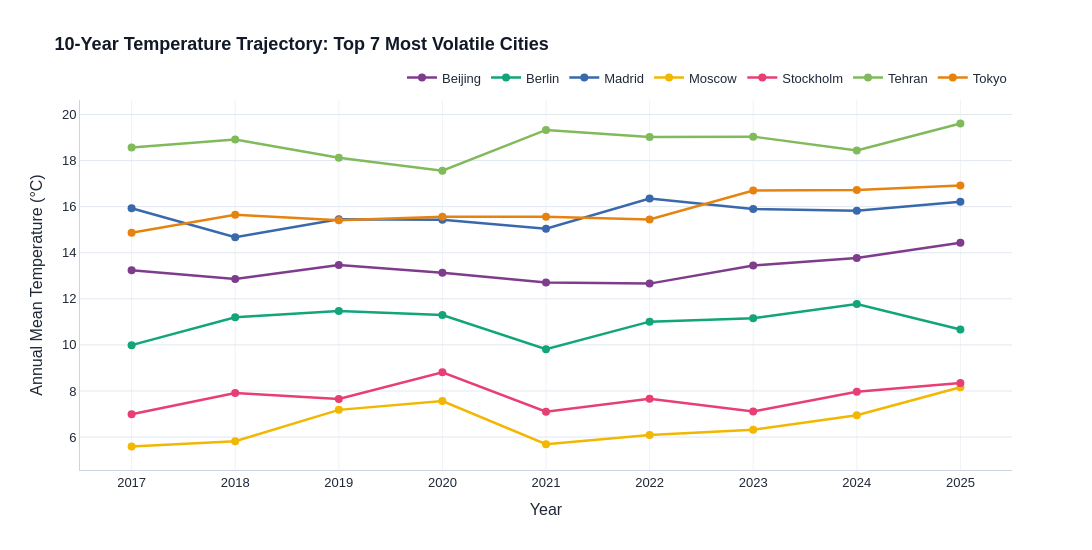

Source (notebook cell):
### Code cell
# Query the Top 7 cities with the highest temperature spread across the decade
top_volatile_cities_query = """
SELECT 
    city,
    ROUND(MAX(annual_mean_temp) - MIN(annual_mean_temp), 2) AS temp_swing,
    ROUND(STDDEV(annual_mean_temp), 2) AS volatility_score
FROM df_volatility
GROUP BY city
ORDER BY temp_swing DESC
LIMIT 7
"""

top_7_df = duckdb.sql(top_volatile_cities_query).df()
top_7_cities = top_7_df["city"].tolist()

print(f"Top 7 Most Fluctuation-Prone Cities: {top_7_cities}")

# Filter annual data for these 7 cities
df_top7 = df_volatility[df_volatility["city"].isin(top_7_cities)]

fig_line = px.line(
    df_top7,
    x="year",
    y="annual_mean_temp",
    color="city",
    markers=True,
    title="<b>10-Year Temperature Trajectory: Top 7 Most Volatile Cities</b>",
    labels={
        "year": "Year",
        "annual_mean_temp": "Annual Mean Temperature (°C)",
        "city": "Metropolis"
    },
    color_discrete_sequence=px.colors.qualitative.Bold
)

fig_line.update_traces(
    line=dict(width=2.5),
    marker=dict(size=8, symbol="circle")
)

fig_line.update_layout(
    template="plotly_white",
    width=1150,
    height=550,
    font=dict(family="Arial, sans-serif", size=13, color="#1f2937"),
    title_font=dict(size=18, color="#111827"),
    hovermode="x unified",
    xaxis=dict(
        tickmode="linear", 
        dtick=1,
        showgrid=True,
        gridcolor="#f0f2f5",
        linecolor="#cbd5e1"
    ),
    yaxis=dict(
        showgrid=True,
        gridcolor="#e2e8f0",
        linecolor="#cbd5e1",
        zeroline=False
    ),
    legend=dict(
        orientation="h",
        yanchor="bottom",
        y=1.02,
        xanchor="right",
        x=1,
        title=None
    )
)

fig_line.show(config=config)

### Figure 1 — Plotly figure (JSON) as saved in the notebook; plotly's stock layout.template omitted (floating-point values rounded to 4 significant figures)
{"data": [{"hovertemplate": "Metropolis=Beijing<br>Year=%{x}<br>Annual Mean Temperature (°C)=%{y}<extra></extra>", "legendgroup": "Beijing", "line": {"color": "rgb(127, 60, 141)", "dash": "solid", "width": 2.5}, "marker": {"size": 8, "symbol": "circle"}, "mode": "lines+markers", "name": "Beijing", "orientation": "v", "showlegend": true, "type": "scatter", "x": [2017, 2018, 2019, 2020, 2021, 2022, 2023, 2024, 2025], "xaxis": "x", "y": [13.24, 12.86, 13.47, 13.13, 12.71, 12.66, 13.45, 13.77, 14.43], "yaxis": "y"}, {"hovertemplate": "Metropolis=Berlin<br>Year=%{x}<br>Annual Mean Temperature (°C)=%{y}<extra></extra>", "legendgroup": "Berlin", "line": {"color": "rgb(17, 165, 121)", "dash": "solid", "width": 2.5}, "marker": {"size": 8, "symbol": "circle"}, "mode": "lines+markers", "name": "Berlin", "orientation": "v", "showlegend": true, "type": "scatter", "x": [2017, 2018, 2019, 2020, 2021, 2022, 2023, 2024, 2025], "xaxis": "x", "y": [9.99, 11.2, 11.47, 11.3, 9.81, 11.01, 11.16, 11.77, 10.67], "yaxis": "y"}, {"hovertemplate": "Metropolis=Madrid<br>Year=%{x}<br>Annual Mean Temperature (°C)=%{y}<extra></extra>", "legendgroup": "Madrid", "line": {"color": "rgb(57, 105, 172)", "dash": "solid", "width": 2.5}, "marker": {"size": 8, "symbol": "circle"}, "mode": "lines+markers", "name": "Madrid", "orientation": "v", "showlegend": true, "type": "scatter", "x": [2017, 2018, 2019, 2020, 2021, 2022, 2023, 2024, 2025], "xaxis": "x", "y": [15.93, 14.67, 15.45, 15.43, 15.04, 16.35, 15.9, 15.82, 16.21], "yaxis": "y"}, {"hovertemplate": "Metropolis=Moscow<br>Year=%{x}<br>Annual Mean Temperature (°C)=%{y}<extra></extra>", "legendgroup": "Moscow", "line": {"color": "rgb(242, 183, 1)", "dash": "solid", "width": 2.5}, "marker": {"size": 8, "symbol": "circle"}, "mode": "lines+markers", "name": "Moscow", "orientation": "v", "showlegend": true, "type": "scatter", "x": [2017, 2018, 2019, 2020, 2021, 2022, 2023, 2024, 2025], "xaxis": "x", "y": [5.59, 5.82, 7.18, 7.56, 5.69, 6.09, 6.32, 6.95, 8.16], "yaxis": "y"}, {"hovertemplate": "Metropolis=Stockholm<br>Year=%{x}<br>Annual Mean Temperature (°C)=%{y}<extra></extra>", "legendgroup": "Stockholm", "line": {"color": "rgb(231, 63, 116)", "dash": "solid", "width": 2.5}, "marker": {"size": 8, "symbol": "circle"}, "mode": "lines+markers", "name": "Stockholm", "orientation": "v", "showlegend": true, "type": "scatter", "x": [2017, 2018, 2019, 2020, 2021, 2022, 2023, 2024, 2025], "xaxis": "x", "y": [6.99, 7.91, 7.65, 8.81, 7.1, 7.66, 7.11, 7.97, 8.35], "yaxis": "y"}, {"hovertemplate": "Metropolis=Tehran<br>Year=%{x}<br>Annual Mean Temperature (°C)=%{y}<extra></extra>", "legendgroup": "Tehran", "line": {"color": "rgb(128, 186, 90)", "dash": "solid", "width": 2.5}, "marker": {"size": 8, "symbol": "circle"}, "mode": "lines+markers", "name": "Tehran", "orientation": "v", "showlegend": true, "type": "scatter", "x": [2017, 2018, 2019, 2020, 2021, 2022, 2023, 2024, 2025], "xaxis": "x", "y": [18.57, 18.92, 18.12, 17.56, 19.33, 19.02, 19.04, 18.44, 19.61], "yaxis": "y"}, {"hovertemplate": "Metropolis=Tokyo<br>Year=%{x}<br>Annual Mean Temperature (°C)=%{y}<extra></extra>", "legendgroup": "Tokyo", "line": {"color": "rgb(230, 131, 16)", "dash": "solid", "width": 2.5}, "marker": {"size": 8, "symbol": "circle"}, "mode": "lines+markers", "name": "Tokyo", "orientation": "v", "showlegend": true, "type": "scatter", "x": [2017, 2018, 2019, 2020, 2021, 2022, 2023, 2024, 2025], "xaxis": "x", "y": [14.87, 15.65, 15.41, 15.56, 15.56, 15.44, 16.7, 16.72, 16.92], "yaxis": "y"}], "layout": {"font": {"color": "#1f2937", "family": "Arial, sans-serif", "size": 13}, "height": 550, "hovermode": "x unified", "legend": {"orientation": "h", "title": {}, "tracegroupgap": 0, "x": 1, "xanchor": "right", "y": 1.02, "yanchor": "bottom"}, "title": {"font": {"color": "#111827", "size": 18}, "text": "<b>10-Year Temperature Trajectory: Top 7 Most Volatile Cities</b>"}, "width": 1150, "xaxis": {"anchor": "y", "domain": [0, 1], "dtick": 1, "gridcolor": "#f0f2f5", "linecolor": "#cbd5e1", "showgrid": true, "tickmode": "linear", "title": {"text": "Year"}}, "yaxis": {"anchor": "x", "domain": [0, 1], "gridcolor": "#e2e8f0", "linecolor": "#cbd5e1", "showgrid": true, "title": {"text": "Annual Mean Temperature (°C)"}, "zeroline": false}}}
